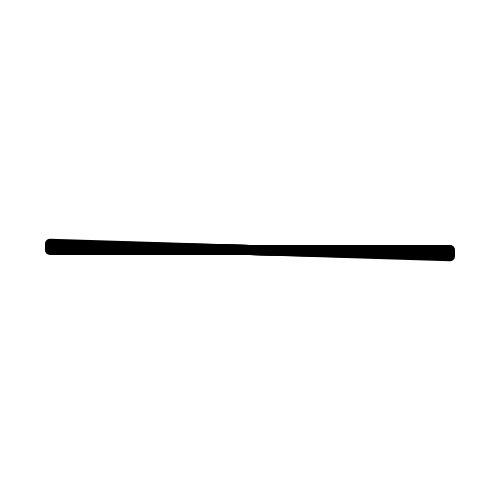
Frame 1 (no input)
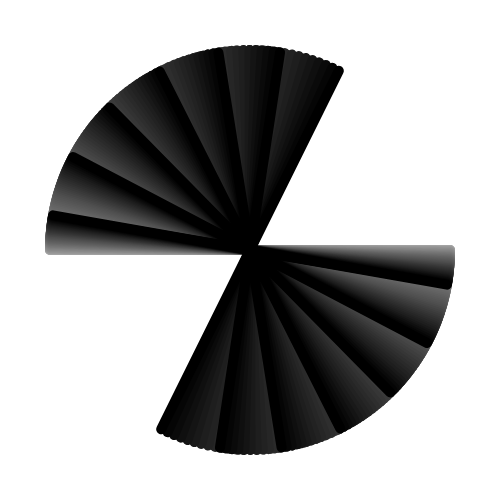
Frame 60 (no input)
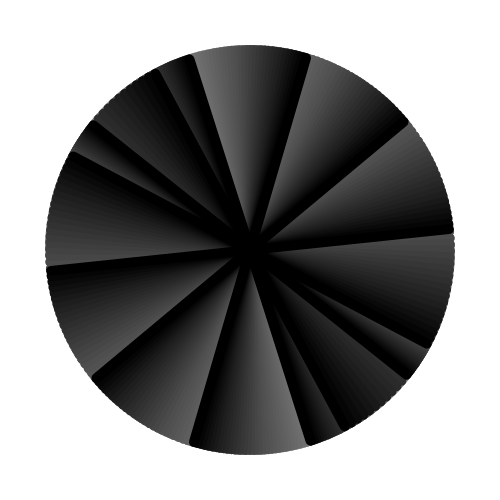
Frame 120 (the mouse pressed at the canvas centre since frame 60)

The p5.js sketch that drew these frames (run headless with seeded random() and noise() and a simulated clock; from frame 60 on, the mouse is pressed at the canvas centre):

// p5.js sketch
// ── sketch.js
function setup() {
  createCanvas(500, 500);
}

t = 0;
r = 200;
function draw() {
  background(220, 5);
  strokeWeight(10);
  translate(width / 2, height / 2);
  for (i = 0; i < TAU; i += TAU / 6) {
    v = (t + i) * sin(frameCount / 200);
    line(r * cos(v), r * sin(v), r * cos(v + PI), r * sin(v + PI));
  }
  t += 0.01;
}
